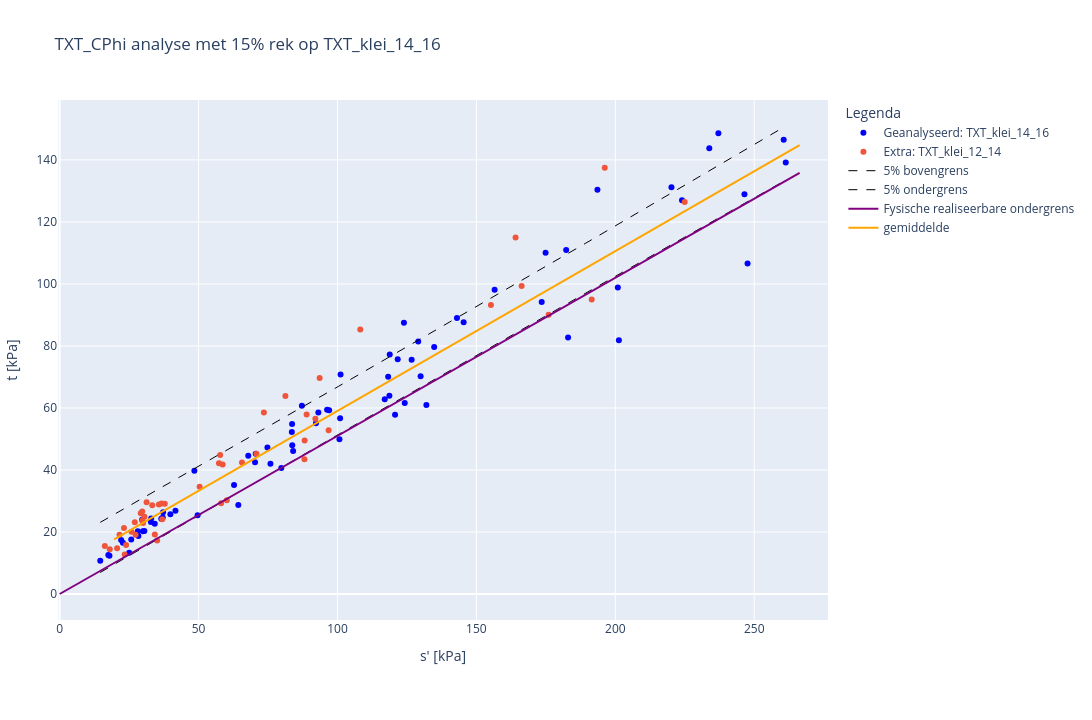
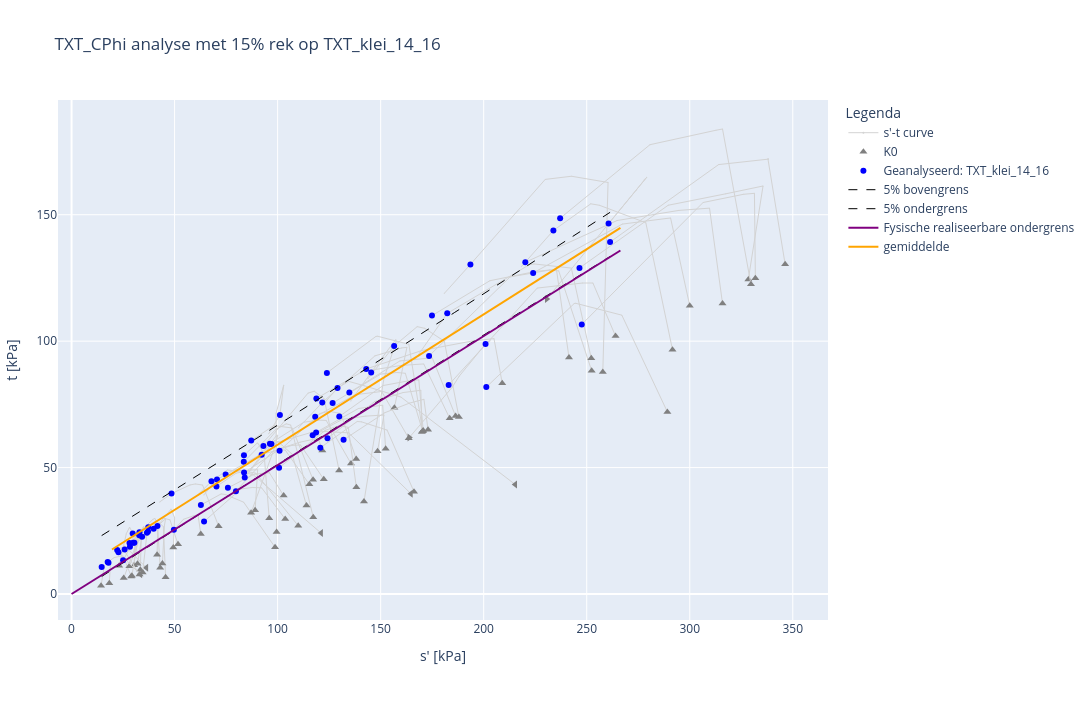

Notebook cell for these charts, in order:
### Code cell
#voer C-phi analyse uit met invoer en toon grafieken
if dropdown_type_proef.value.startswith('TXT'):
    rekpercentage = dropdown_rekpercentage_txt.value
else:
    rekpercentage = dropdown_rekpercentage_dss.value

analyse = CPhiAnalyse(dbase=dbase, investigation_groups=[dropdown_verzameling.value], effective_stress= rekpercentage, analysis_type=dropdown_type_proef.value)
analyse.apply_parameters(cohesie_gem = PV_A1_COH_GEM_handmatig[0], phi_kar = PV_A2_PHI_KAR_handmatig[0], cohesie_kar = PV_A1_COH_KAR_handmatig[0])
analyse.apply_settings(material_factor_cohesion = PV_PARTCOH[0], material_factor_tan_phi = PV_PARTPHI[0], alpha = PV_TYPEVERZAMELING[0])

#Toon resultaten figuur en tabel met cohesie en hoek van inwendige wrijving
extra_verzamelingen_tonen = list(multi_select_verzameling.value)
analyse.show_figure(plot_extra_dataset= extra_verzamelingen_tonen )
analyse.show_figure(plot_spanningspaden=True)

analyse.print_short_results()
